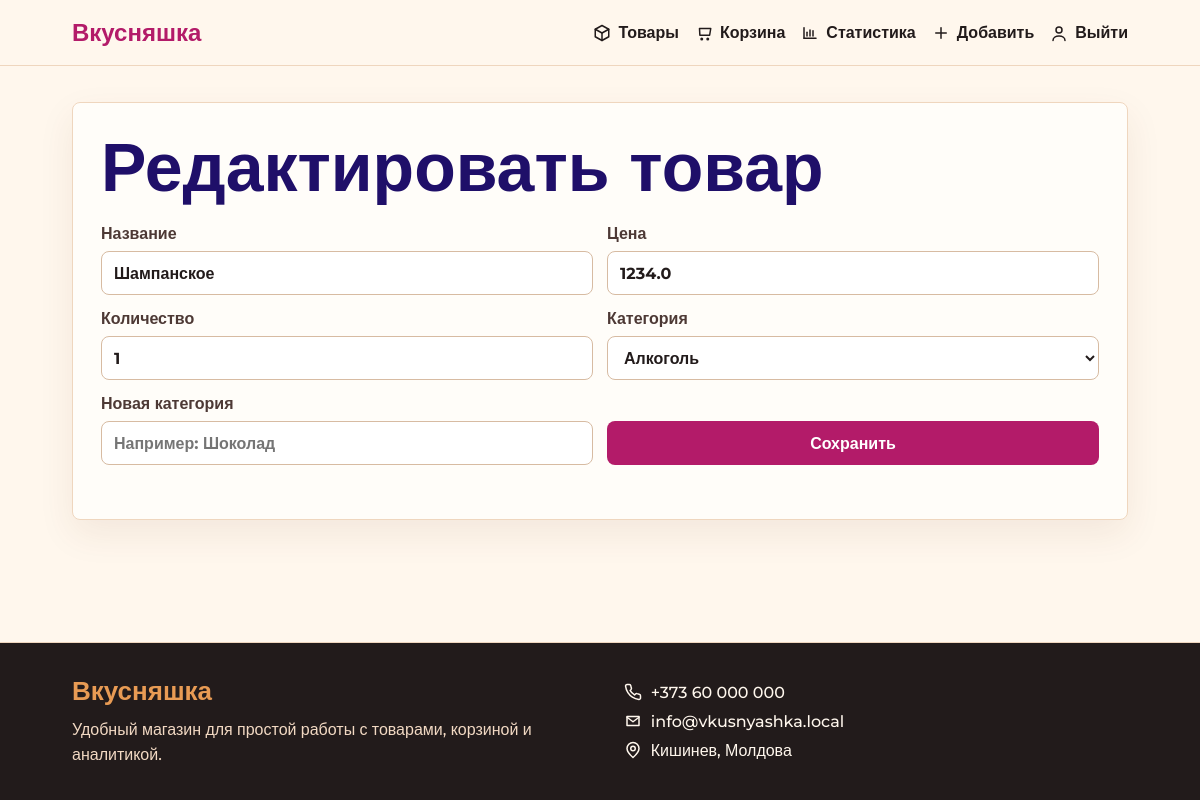
The page /edit/6 (signed in) on the database its author committed.
### tables this page shows
CREATE TABLE products (
                id INTEGER PRIMARY KEY AUTOINCREMENT,
                name TEXT NOT NULL,
                price REAL NOT NULL CHECK(price >= 0),
                stock INTEGER NOT NULL DEFAULT 0,
                category_id INTEGER,
                created_at TEXT NOT NULL,
                FOREIGN KEY (category_id) REFERENCES categories(id)
            );

CREATE TABLE categories (
                id INTEGER PRIMARY KEY AUTOINCREMENT,
                name TEXT NOT NULL UNIQUE
            );

### products.py (the view, shortened to what this page needs)
@products_bp.route("/edit/<int:product_id>", methods=["GET", "POST"])
@admin_required
def edit_product(product_id):
    product = get_product(product_id)
    if product is None:
        return render_template("404.html"), 404
    form_data = {
        "name": request.form.get("name", product["name"]),
        "price": request.form.get("price", product["price"]),
        "stock": request.form.get("stock", product["stock"]),
        "category_id": request.form.get("category_id", product["category_id"] or ""),
        "new_category": request.form.get("new_category", ""),
    }
    return render_template("product_form.html", categories=get_categories(), product=product, form_data=form_data)

### auth.py (called while the page is built)
@auth_bp.before_app_request
def load_logged_in_user():
    user_id = session.get("user_id")
    if user_id is None:
        g.user = None
    else:
        g.user = get_user_by_id(user_id)

@auth_bp.app_context_processor
def inject_user():
    return {
        "current_user": g.get("user"),
        "cart_item_count": get_cart_item_count(),
        "csrf_token": generate_csrf_token(),
    }

def admin_required(view):
    @wraps(view)
    def wrapped_view(*args, **kwargs):
        if g.user is None:
            flash("Только администратор может перейти к этому разделу.", "error")
            return redirect(url_for("products.products"))
        if g.user["role"] != "admin":
            flash("У вас нет прав администратора.", "error")
            return redirect(url_for("products.products"))
        return view(*args, **kwargs)
    return wrapped_view

### models.py (called while the page is built)
def get_db():
    if "db" not in g:
        g.db = sqlite3.connect(current_app.config["DB_PATH"], detect_types=sqlite3.PARSE_DECLTYPES)
        g.db.row_factory = sqlite3.Row
        g.db.execute("PRAGMA foreign_keys = ON")
    return g.db

def get_categories():
    conn = get_db()
    return conn.execute("SELECT * FROM categories ORDER BY name").fetchall()

def get_product(product_id):
    conn = get_db()
    return conn.execute(
        """
        SELECT p.*, c.name AS category_name
        FROM products p
        LEFT JOIN categories c ON c.id = p.category_id
        WHERE p.id = ?
        """,
        (product_id,),
    ).fetchone()

def get_user_by_id(user_id):
    conn = get_db()
    return conn.execute("SELECT * FROM users WHERE id = ?", (user_id,)).fetchone()

### utils.py (called while the page is built, shortened)
def parse_cart_cookie(cookie_value):
    if not cookie_value:
        return {}

def get_cart_item_count():
    cart = parse_cart_cookie(request.cookies.get("cart"))
    return sum(cart.values())

def generate_csrf_token():
    token = session.get("csrf_token")
    if not token:
        token = secrets.token_urlsafe(16)
        session["csrf_token"] = token
    return token

### templates/product_form.html (shortened to what this page needs)
{% extends "base.html" %}
{% block content %}
<section class="form-page">
    <h1>{% if product %}Редактировать товар{% else %}Добавить товар{% endif %}</h1>
    <form class="product-form" method="post">
        <label>
            Название
            <input
                type="text"
                name="name"
                value="{{ form_data.name }}"
                required
                minlength="2"
            >
        </label>
        <label>
            Цена
            <input
                type="number"
                name="price"
                min="0"
                step="0.01"
                value="{{ form_data.price }}"
                required
            >
        </label>
        <label>
            Количество
            <input
                type="number"
                name="stock"
                min="0"
                step="1"
                value="{{ form_data.stock }}"
                required
            >
        </label>
        <label>
            Категория
            <select name="category_id">
                {% for category in categories %}
                    <option value="{{ category.id }}" {% if form_data.category_id|int == category.id %}selected{% endif %}>
                        {{ category.name }}
                    </option>
                {% endfor %}
            </select>
        </label>
        <label>
            Новая категория
            <input type="text" name="new_category" value="{{ form_data.new_category }}" placeholder="Например: Шоколад">
        </label>
        <button type="submit">{% if product %}Сохранить{% else %}Добавить{% endif %}</button>
    </form>
</section>
{% endblock %}

### static/style.css (style rules this page uses)
* { margin: 0; padding: 0; box-sizing: border-box; }
body { min-height: 100vh; display: flex; flex-direction: column; color: #221b1b; background: #fff7ed; font-family: Montserrat, Arial, sans-serif; font-weight: 500; overflow-x: hidden; }
.hero-text, .page-head, .form-page, .detail, .empty, .table-section, .stats-grid, .filters { animation: fadeUp 0.7s ease both; }
.hero h1, .page-head h1, .form-page h1, .detail h1, .empty h1 { color: #1f0f69; font-size: clamp(34px, 6vw, 68px); line-height: 1.05; font-weight: 800; }
.button, button { display: inline-flex; justify-content: center; align-items: center; min-height: 44px; border: 0; border-radius: 8px; padding: 12px 18px; background: #b31b69; color: #fff; font: inherit; font-weight: 700; cursor: pointer; gap: 8px; transition: background 0.2s ease, box-shadow 0.2s ease, transform 0.2s ease; }
.filters, .product-form { display: grid; grid-template-columns: repeat(3, minmax(180px, 1fr)); gap: 14px; align-items: end; margin-bottom: 26px; }
label { display: grid; gap: 8px; color: #4d3935; font-weight: 700; }
input, select { width: 100%; min-height: 44px; border: 1px solid #d7bba2; border-radius: 8px; padding: 10px 12px; background: #fff; color: #221b1b; font: inherit; }
.card, .stat, .detail, .table-section, .empty, .form-page { border: 1px solid #efd6be; border-radius: 8px; background: #fffdf9; box-shadow: 0 14px 36px rgba(96, 55, 21, 0.08); }
.detail, .form-page, .table-section, .empty { padding: 28px; }
.product-form { grid-template-columns: 1fr 1fr; margin-top: 22px; }
.product-form button { align-self: end; }

### rows shown on the page
products: name "Шампанское", price "1234.0", stock "1", category_id "Алкоголь"
